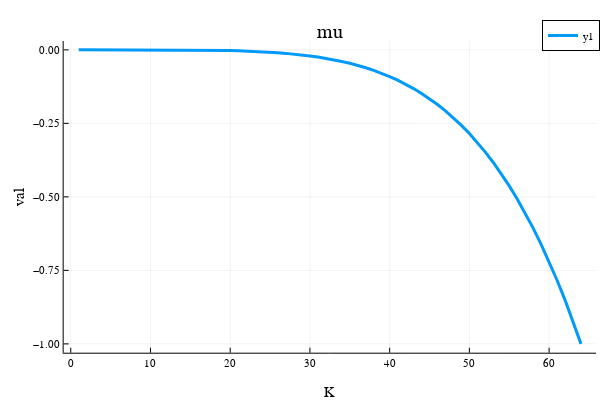

Here is the notebook cell this chart was saved with:
### Code cell
x = 1:opt.K
plot(x, problem.μ, linewidth=3)
plot!(xlabel="K", ylabel="val")  
title!("mu")

### Figure 1 — Plotly figure (JSON) as saved in the notebook; plotly's stock layout.template omitted (floating-point values rounded to 4 significant figures)
{"data": [{"colorbar": {"title": {"text": ""}}, "legendgroup": "y1", "line": {"color": "rgba(0, 154, 250, 1.000)", "dash": "solid", "shape": "linear", "width": 3}, "mode": "lines", "name": "y1", "showlegend": true, "type": "scatter", "x": [1, 2, 3, 4, 5, 6, 7, 8, 9, 10, 11, 12, 13, 14, 15, 16, 17, 18, 19, 20, 21, 22, 23, 24, 25, 26, 27, 28, 29, 30, 31, 32, 33, 34, 35, 36, 37, 38, 39, 40, 41, 42, 43, 44, 45, 46, 47, 48, 49, 50, 51, 52, 53, 54, 55, 56, 57, 58, 59, 60, 61, 62, 63, 64], "xaxis": "x", "y": [0, -1.008e-09, -3.224e-08, -2.449e-07, -1.032e-06, -3.149e-06, -7.835e-06, -1.694e-05, -3.302e-05, -5.95e-05, -0.0001008, -0.0001623, -0.0002507, -0.0003741, -0.0005419, -0.0007652, -0.001057, -0.001431, -0.001904, -0.002495, -0.003224, -0.004115, -0.005193, -0.006485, -0.008023, -0.00984, -0.01197, -0.01446, -0.01734, -0.02067, -0.02449, -0.02885, -0.03381, -0.03943, -0.04578, -0.05292, -0.06093, -0.06987, -0.07984, -0.09091, -0.1032, -0.1167, -0.1317, -0.1481, -0.1662, -0.1859, -0.2075, -0.2311, -0.2567, -0.2846, -0.3149, -0.3477, -0.3831, -0.4214, -0.4627, -0.5071, -0.5549, -0.6063, -0.6614, -0.7204, -0.7835, -0.851, -0.9231, -1], "yaxis": "y", "zmax": null, "zmin": null}], "layout": {"annotations": [{"font": {"color": "rgba(0, 0, 0, 1)", "family": "sans-serif", "size": 20}, "rotation": 0, "showarrow": false, "text": "mu", "x": 0.5498, "xanchor": "center", "xref": "paper", "y": 1, "yanchor": "top", "yref": "paper"}], "height": 400, "legend": {"bgcolor": "rgba(255, 255, 255, 1.000)", "bordercolor": "rgba(0, 0, 0, 1)", "borderwidth": 1, "font": {"color": "rgba(0, 0, 0, 1)", "family": "sans-serif", "size": 11}, "title": {"font": {"color": "rgba(0, 0, 0, 1)", "family": "sans-serif", "size": 15}, "text": ""}, "tracegroupgap": 0, "traceorder": "normal", "x": 1, "xanchor": "auto", "y": 1, "yanchor": "auto"}, "margin": {"b": 20, "l": 0, "r": 0, "t": 20}, "paper_bgcolor": "rgba(255, 255, 255, 1.000)", "plot_bgcolor": "rgba(255, 255, 255, 1.000)", "showlegend": true, "width": 600, "xaxis": {"anchor": "y", "domain": [0.1061, 0.9934], "gridcolor": "rgba(0, 0, 0, 0.1)", "gridwidth": 0.5, "linecolor": "rgba(0, 0, 0, 1)", "mirror": false, "range": [-0.89, 65.89], "showgrid": true, "showline": true, "showticklabels": true, "tickangle": 0, "tickcolor": "rgb(0, 0, 0)", "tickfont": {"color": "rgba(0, 0, 0, 1)", "family": "sans-serif", "size": 11}, "tickmode": "array", "ticks": "inside", "ticktext": ["0", "10", "20", "30", "40", "50", "60"], "tickvals": [0, 10, 20, 30, 40, 50, 60], "title": {"font": {"color": "rgba(0, 0, 0, 1)", "family": "sans-serif", "size": 15}, "text": "K"}, "type": "linear", "visible": true, "zeroline": false, "zerolinecolor": "rgba(0, 0, 0, 1)"}, "yaxis": {"anchor": "x", "domain": [0.07581, 0.9415], "gridcolor": "rgba(0, 0, 0, 0.1)", "gridwidth": 0.5, "linecolor": "rgba(0, 0, 0, 1)", "mirror": false, "range": [-1.03, 0.03], "showgrid": true, "showline": true, "showticklabels": true, "tickangle": 0, "tickcolor": "rgb(0, 0, 0)", "tickfont": {"color": "rgba(0, 0, 0, 1)", "family": "sans-serif", "size": 11}, "tickmode": "array", "ticks": "inside", "ticktext": ["−1.00", "−0.75", "−0.50", "−0.25", "0.00"], "tickvals": [-1, -0.75, -0.5, -0.25, 0], "title": {"font": {"color": "rgba(0, 0, 0, 1)", "family": "sans-serif", "size": 15}, "text": "val"}, "type": "linear", "visible": true, "zeroline": false, "zerolinecolor": "rgba(0, 0, 0, 1)"}}}
